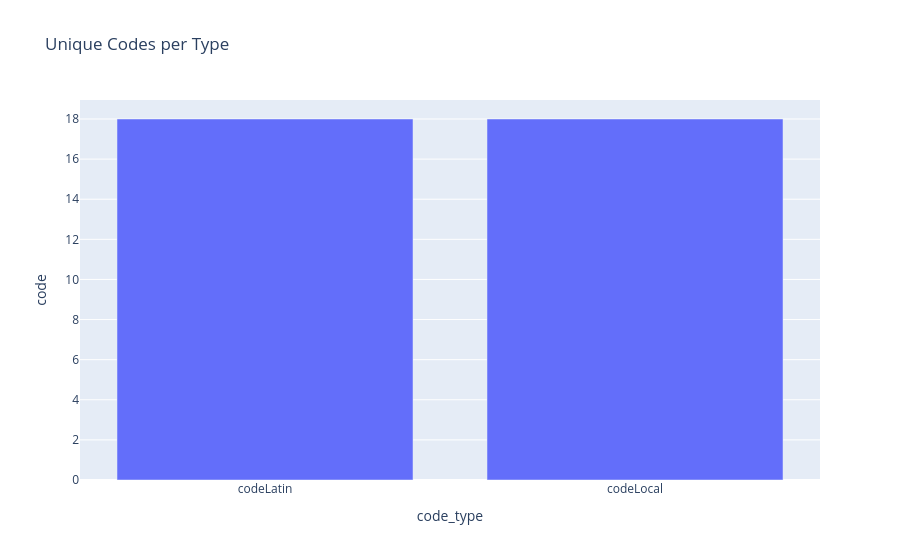

This figure's notebook cell:
### Code cell
# Visual: codeLocal / codeLatin uniqueness
cols = [c for c in ['codeLocal','codeLatin'] if c in df_teams.columns]
long = df_teams.melt(value_vars=cols, var_name='code_type', value_name='code').dropna()
px.bar(long.groupby('code_type')['code'].nunique().reset_index(), x='code_type', y='code', title='Unique Codes per Type')

### Figure 1 — Plotly figure (JSON) as saved in the notebook; plotly's stock layout.template omitted (floating-point values rounded to 4 significant figures)
{"data": [{"hovertemplate": "code_type=%{x}<br>code=%{y}<extra></extra>", "legendgroup": "", "marker": {"color": "#636efa", "pattern": {"shape": ""}}, "name": "", "orientation": "v", "showlegend": false, "textposition": "auto", "type": "bar", "x": ["codeLatin", "codeLocal"], "xaxis": "x", "y": [18, 18], "yaxis": "y"}], "layout": {"barmode": "relative", "legend": {"tracegroupgap": 0}, "title": {"text": "Unique Codes per Type"}, "xaxis": {"anchor": "y", "domain": [0, 1], "title": {"text": "code_type"}}, "yaxis": {"anchor": "x", "domain": [0, 1], "title": {"text": "code"}}}}
